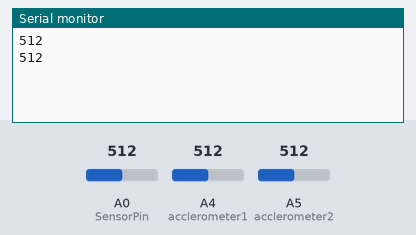
Recording of a sketch running on a simulated Arduino Uno, built with avr-gcc and run on an emulated ATmega328P. Parts: the last lines printed to the serial monitor. The inputs (shaded band) are chosen by the test bench; at power-on: A0 (SensorPin) = 512, A4 (acclerometer1) = 512, A5 (acclerometer2) = 512.

Above: at 11.2 s.
11.3 s: A0 (SensorPin) set to 716
At 12.8 s:
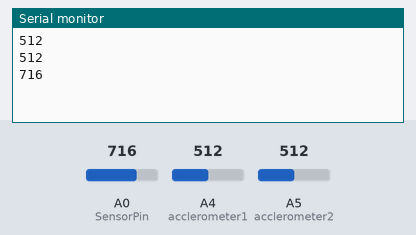
13.3 s: A4 (acclerometer1) set to 716
At 14.5 s:
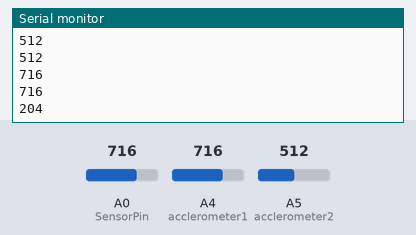
15.3 s: A5 (acclerometer2) set to 716
At 16.8 s:
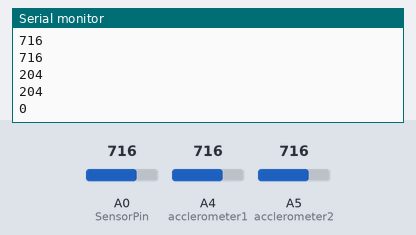
17.3 s: A0 (SensorPin) set to 900
At 18.8 s:
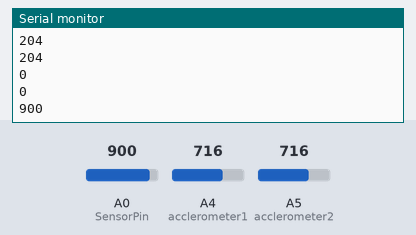
19.3 s: A4 (acclerometer1) set to 900
At 20.3 s:
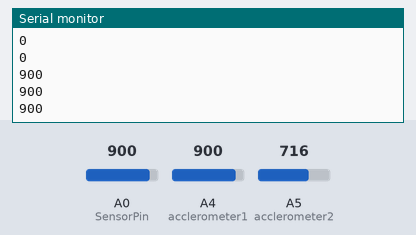
21.3 s: A5 (acclerometer2) set to 511
At 22.8 s:
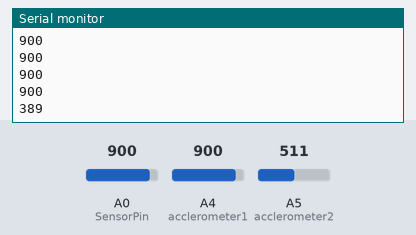
Timing chart, 0 to 24.3 s (numbered marks = the images above; inputs shaded):
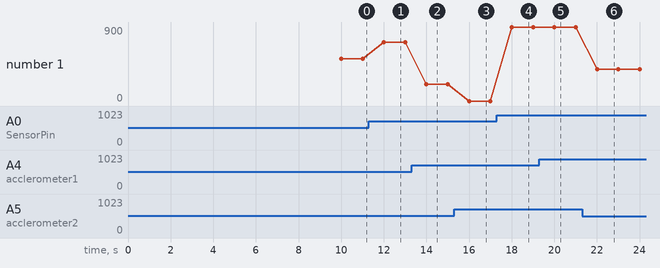

Measured:
- after the input at 11.3 s, the serial monitor: prints a new line after 0.70 s (image 1)
- after the input at 13.3 s, the serial monitor: prints a new line after 0.70 s (image 2)
- after the input at 15.3 s, the serial monitor: prints a new line after 0.70 s (image 3)
- after the input at 17.3 s, the serial monitor: prints a new line after 0.70 s (image 4)
- after the input at 21.3 s, the serial monitor: prints a new line after 0.70 s (image 6)
- plotted number 1: 512 → 716 after the input at 11.3 s, 716 → 204 after the input at 13.3 s, 204 → 0 after the input at 15.3 s, 0 → 900 after the input at 17.3 s, 900 → 389 after the input at 21.3 s

The sketch:

final.ino
```cpp
#define acclerometer1 A4
#define acclerometer2 A5
int inclination1, inclination2;
int i;
int  accelerometer;
int j;


int SensorPin = A0;

void setup() {
  delay(10000);
  Serial.begin(9600);

}

void loop() {
   for (i=0;i<4;i++)
   {
   int SensorValue = analogRead(SensorPin);
   Serial.println(SensorValue);
   delay(1000);
   }


   for (j=0;j<4;j++)
   { inclination1 = analogRead(acclerometer1);
   inclination2 = analogRead(acclerometer2);
   accelerometer= inclination1-inclination2 ;
  Serial.println(accelerometer);
  delay(1000);

   }

}


/*if(SensorValue>600 && (inclination1 > inclination2  && (inclination1-inclination2)>200))

{

Serial.println("EARTHQUAKE");
delay(500);


}
else if (SensorValue>600 && (inclination1 < inclination2  && (inclination2-inclination1)>200 ))

{

Serial.println("EARTHQUAKE");
delay(500);


}
else

//If the value is greater than or equal to 200 then turn LEDs off.
{

Serial.println("NO EARTHQUAKE");


delay(500);


}

}*/
```
